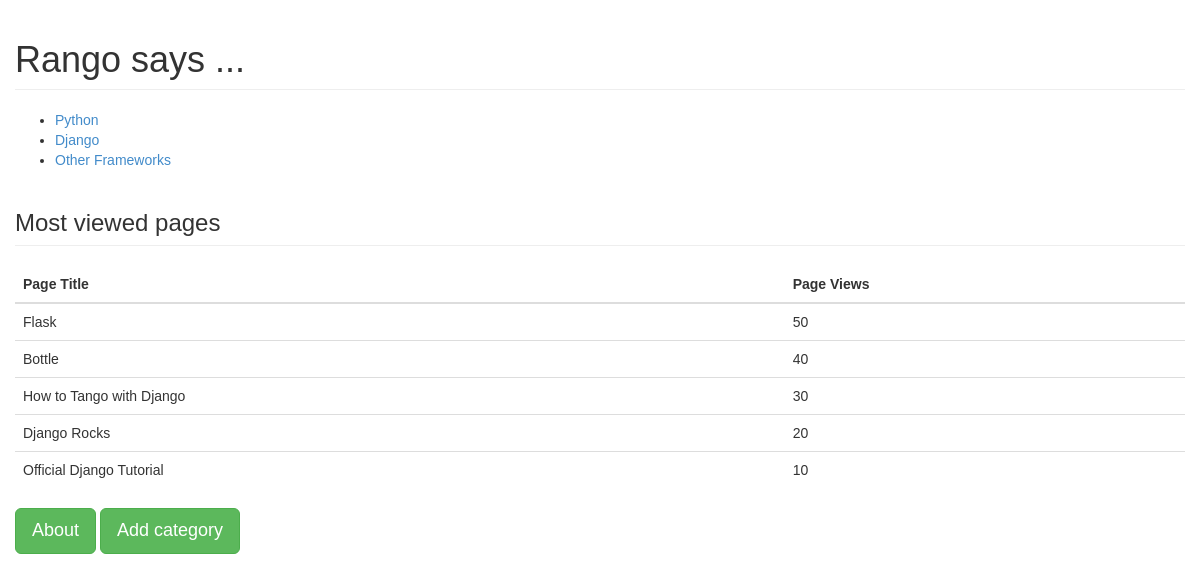
The app's page /rango/, older data.
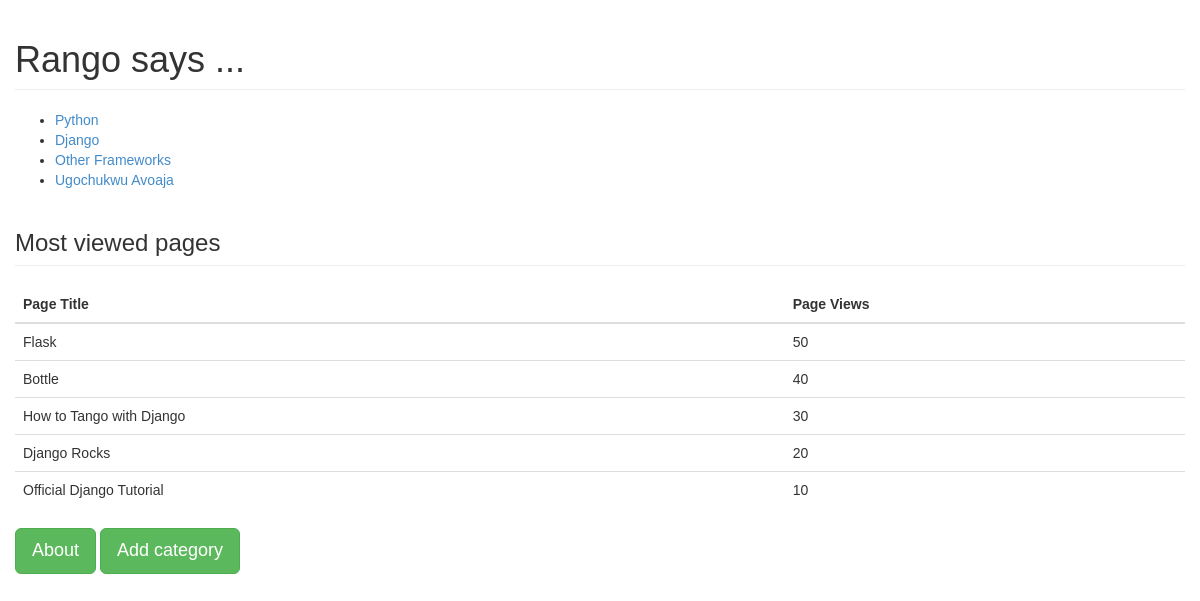
The same page, newer data.
### rango/models.py (models this page shows, shortened)
class Category(models.Model):
	name = models.CharField(max_length=128, unique=True)
	views = models.IntegerField(default=0)
	likes = models.IntegerField(default=0)
	slug = models.SlugField(unique=False)

class Page(models.Model):
	category = models.ForeignKey(Category)
	title = models.CharField(max_length=128)
	url = models.URLField()
	views = models.IntegerField(default=0)

### rango/views.py (the view)
def index(request):
	context_dict = {}
	category_list = Category.objects.order_by('-likes')[:5]
	context_dict['categories'] = category_list
	most_viewed_pages_list = Page.objects.order_by('-views')[:5]
	context_dict['most_viewed_pages'] = most_viewed_pages_list
	return render(request, 'rango/index.html', context_dict)

### rango/templates/rango/index.html (shortened to what this page needs)
<!DOCTYPE html>
<html>
	<head>
		{% load staticfiles %}
		<link rel="stylesheet" type="text/css" href="{% static 'css/style.css' %}">
	</head>
	<body>
		<div class="container">
			<div class="row">
				<h1 class="page-header">Rango says ...</h1>
				{% if categories %}
					<ul>
						{% for category in categories %}
						<li>
							<a href="/rango/category/{{ category.slug }}">
								{{ category.name }}
							</a>
						</li>
						{% endfor %}
					</ul>
				{% else %}
					<div class="bg-danger">
						<h3>There are no categories present.</h3>
					</div>
				{% endif %}
				<h3 class="page-header">Most viewed pages</h3>
				{% if most_viewed_pages %}
					<table class="table table-hover">
							<thead>
								<tr class="primary">
									<th>Page Title</th>
									<th>Page Views</th>
								</tr>
							</thead>
						{% for page in most_viewed_pages %}
							<tr>
								<td>{{ page.title }}</td>
								<td>{{ page.views }}</td>
							</tr>
						{% endfor %}
					</table>
				{% endif %}
				<a href="/rango/about" class="btn btn-success btn-lg">About</a>
				<a href="/rango/add_category" class="btn btn-success btn-lg">Add category</a>
			</div>
		</div>
	</body>
</html>

Row changes from the older to the newer data that the page shows:
added Category: name "Ugochukwu Avoaja"
